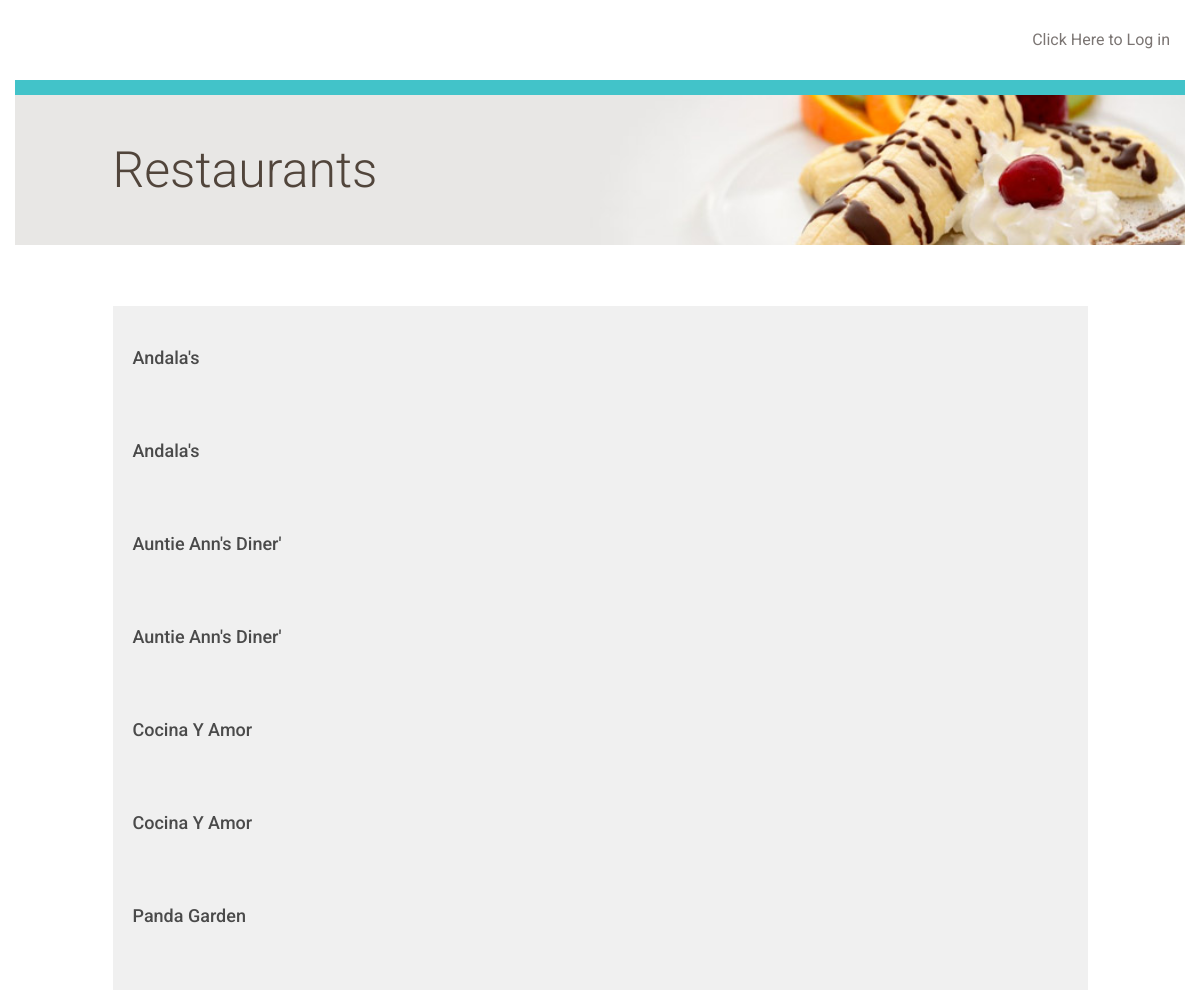
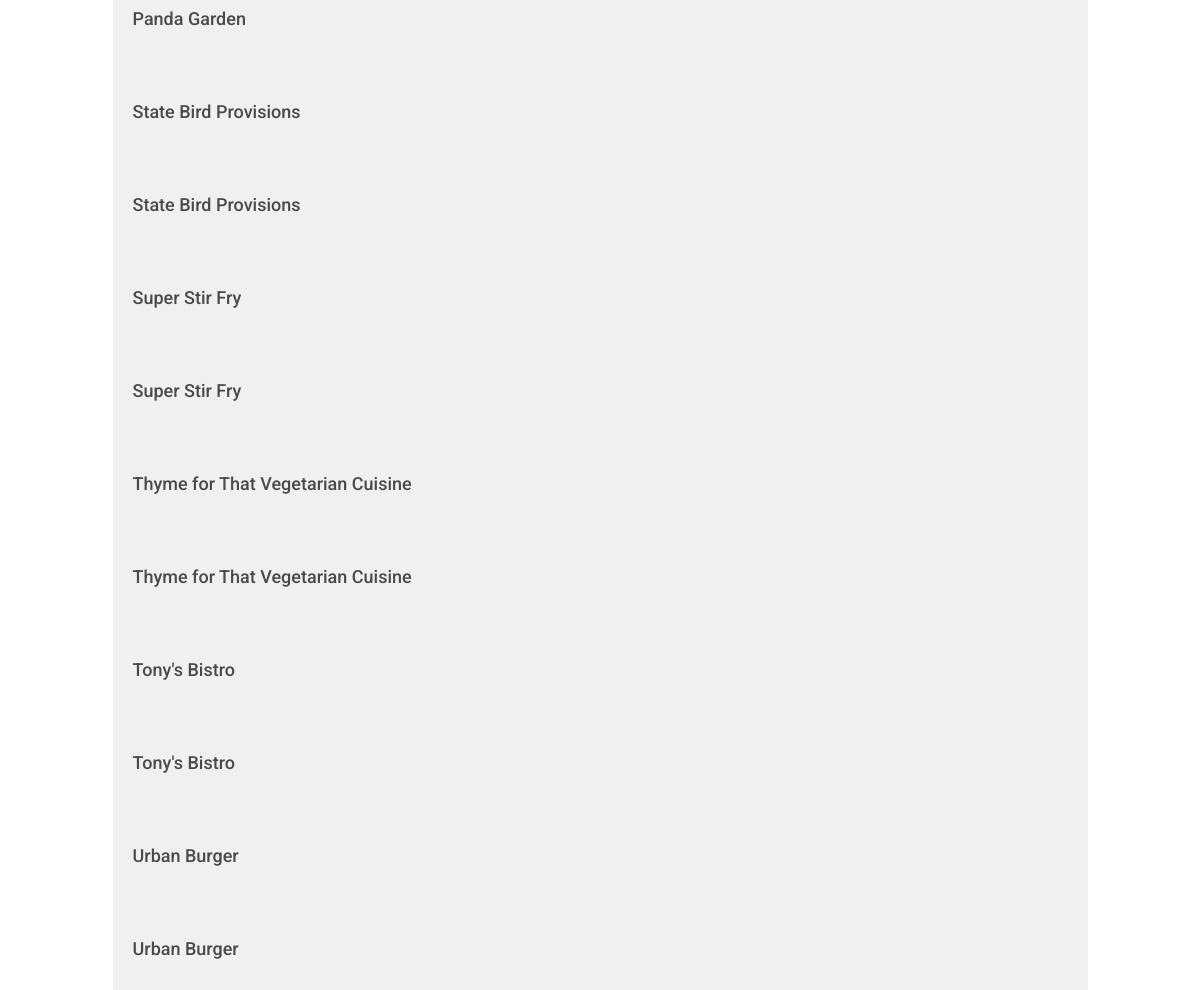
Page /restaurant/ on the earlier database version (2 pictures, top to bottom).
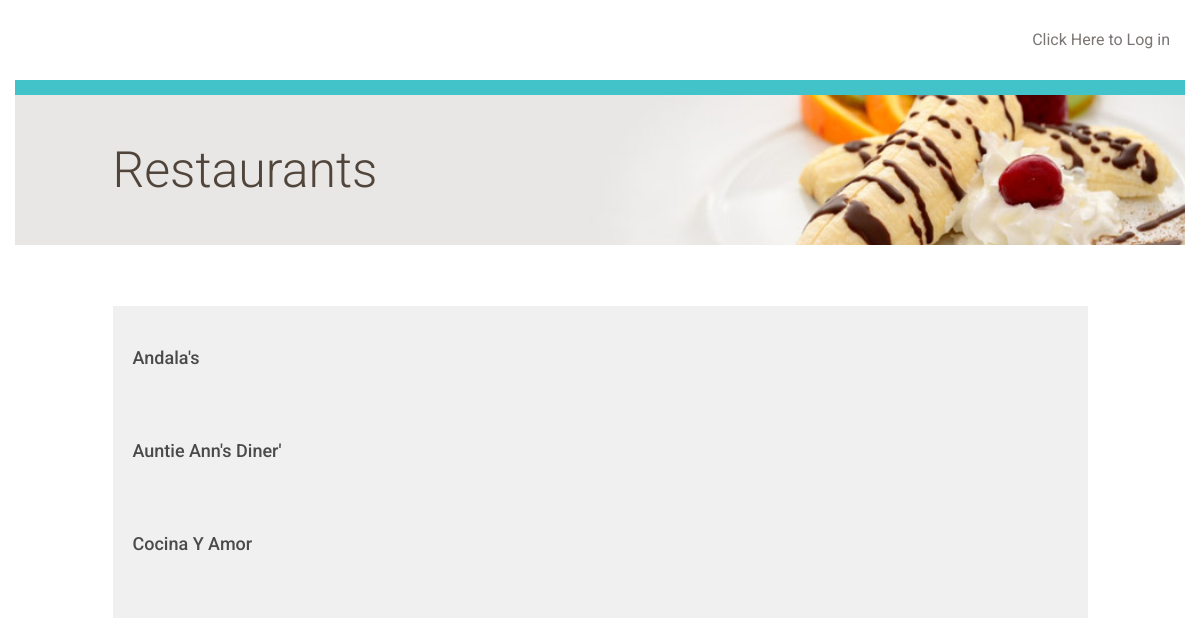
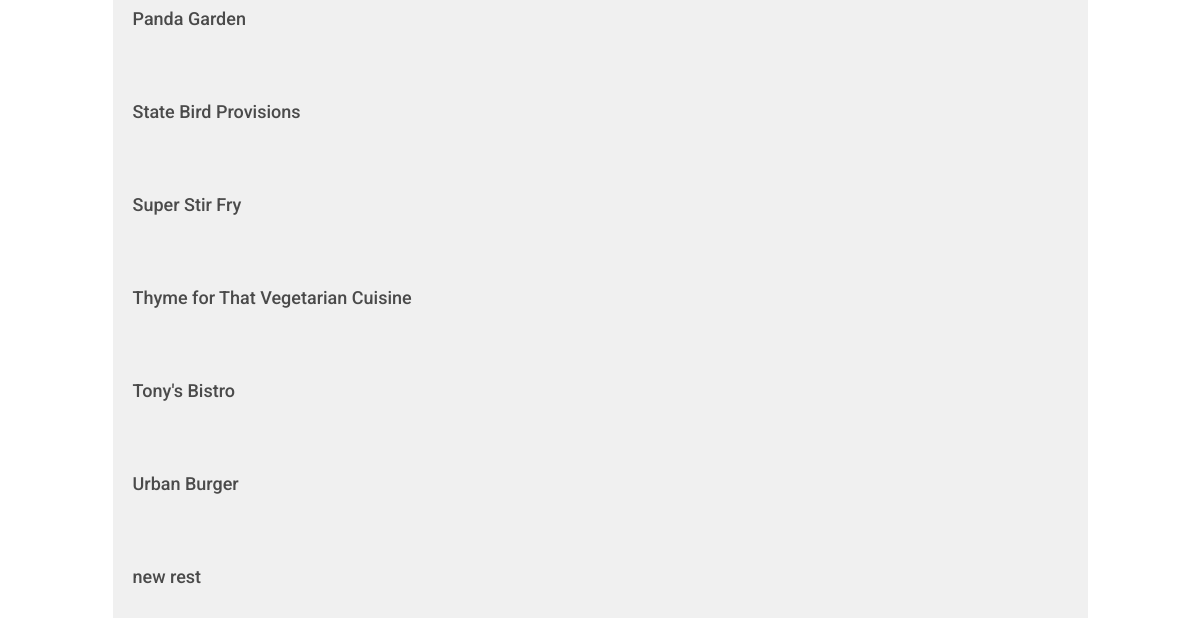
Same page on the later database version (2 pictures, top to bottom).
### finalproject/database_setup.py (models this page shows, shortened)
class Restaurant(Base):
    __tablename__ = 'restaurant'
    id = Column(Integer, primary_key=True)
    name = Column(String(250), nullable=False)
    user_id = Column(Integer, ForeignKey('user.id'))
    user = relationship(User)

### finalproject/project.py (the view)
@app.route('/')
@app.route('/restaurant/')
def showRestaurants():
    restaurants = session.query(Restaurant).order_by(asc(Restaurant.name))
    if 'username' not in login_session:
        return render_template('publicrestaurants.html', restaurants=restaurants)
    else:
        return render_template('restaurants.html', restaurants=restaurants)

### finalproject/templates/publicrestaurants.html (shortened to what this page needs)
{% extends "main.html" %}
{% block content %}
	<div class="row top-menu">
		<div class="col-md-10"></div>
		<div class="col-md-2 text-right">
			<a href="{{url_for('showLogin')}}">Click Here to Log in </a>
		</div>
	</div>
	<div class="row divider blue">
		<div class="col-md-12"></div>
	</div>
	<div class="row banner main">
		<div class="col-md-1"></div>
		<div class="col-md-11 padding-none">
			<h1>Restaurants</h1>
		</div>
	</div>
	<div class="row padding-top padding-bottom">
		<div class="col-md-1"></div>
		<div class="col-md-10 padding-none">
		</div>
		<div class="col-md-1"></div>
	</div>
	{% for restaurant in restaurants %}
		<a href = "{{url_for('showMenu', restaurant_id = restaurant.id)}}">
			<div class="row">
				<div class="col-md-1"></div>
					<div class="col-md-10 restaurant-list">
						<h3>{{restaurant.name}}</h3>
					</div>
				<div class="col-md-1"></div>
			</div>
		</a>
	{% endfor %}
{% endblock %}

### finalproject/templates/main.html (shortened to what this page needs)
<!DOCTYPE html>
<html lang="en">
	<head>
		<link rel="stylesheet" href="//netdna.bootstrapcdn.com/bootstrap/3.1.1/css/bootstrap.min.css">
		<link rel=stylesheet type=text/css href= 'static/styles.css'>
	</head>
	<body>
		<div class="container">
			{% block content %}
			{% endblock %}
		</div>
	</body>
</html>

### finalproject/static/styles.css (style rules this page uses)
* { font-family: "Helvetica Neue Bold", Roboto, Helvetica, Arial, sans-serif; font-weight: 700; }
h1 { font-family: "Helvetica Neue Light", Roboto, Helvetica, Arial, sans-serif; font-size: 50px; color: #51453B; line-height: 60px; font-weight: 300; }
h3 { font-size: 18px; color: #4A4A4A; line-height: 23px; }
a { font-size: 14px; color: #0093B9; line-height: 17px; }
.padding-top { padding-top: 30px; }
.padding-bottom { padding-bottom: 30px; }
.padding-none { padding: 0; }
.top-menu { padding-top: 30px; padding-bottom: 30px; }
.top-menu a { margin-bottom: 0; line-height: 16px; font-size: 16px; color: #7B7573; font-weight: 400; }
.divider { height: 15px; }
.divider.blue { background-color: #42C3C9; }
.banner.main { height: 150px; background: url("/static/top-banner.jpg"); background-position: right; background-repeat: no-repeat; background-size: cover; }
.banner h1 { margin: 45px 0; }
.restaurant-list { background-color: #F0F0F0; padding: 20px; u }

Differences in the rows shown:
removed Restaurant: name "Andala's"
removed Restaurant: name "Auntie Ann's Diner'"
removed Restaurant: name "Cocina Y Amor"
removed Restaurant: name "Panda Garden"
removed Restaurant: name "State Bird Provisions"
removed Restaurant: name "Super Stir Fry"
removed Restaurant: name "Thyme for That Vegetarian Cuisine"
removed Restaurant: name "Tony's Bistro"
changed Restaurant: name "Urban Burger" → "new rest"
